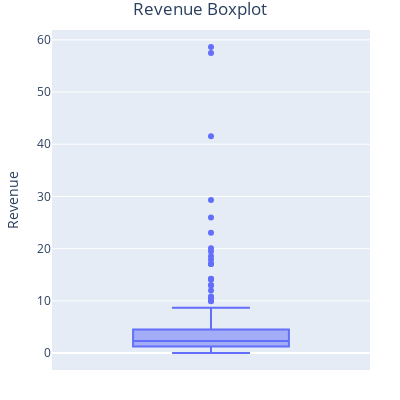

Notebook cell for this chart:
### Code cell
fig = px.box(data[data['revenue'] > 0], y="revenue", height=400, width=400)
fig.update_layout(
    margin=dict(l=30, r=30, t=30, b=30),
#     paper_bgcolor="LightSteelBlue",
    yaxis=dict(
    title_text="Revenue"
    ),
    title_text='Revenue Boxplot',
    title_x=0.5
)
fig.show()

### Figure 1 — Plotly figure (JSON) as saved in the notebook; plotly's stock layout.template omitted (floating-point values rounded to 4 significant figures; data arrays with more than 128 entries replaced by an {"elided": "..."} marker saying what was removed)
{"data": [{"alignmentgroup": "True", "hovertemplate": "revenue=%{y}<extra></extra>", "legendgroup": "", "marker": {"color": "#636efa"}, "name": "", "notched": false, "offsetgroup": "", "orientation": "v", "showlegend": false, "type": "box", "x0": " ", "xaxis": "x", "y": {"elided": "151 float values"}, "y0": " ", "yaxis": "y"}], "layout": {"boxmode": "group", "height": 400, "legend": {"tracegroupgap": 0}, "margin": {"b": 30, "l": 30, "r": 30, "t": 30}, "title": {"text": "Revenue Boxplot", "x": 0.5}, "width": 400, "xaxis": {"anchor": "y", "domain": [0, 1]}, "yaxis": {"anchor": "x", "domain": [0, 1], "title": {"text": "Revenue"}}}}
